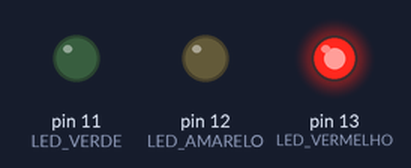
Bench run of a sketch on a simulated Arduino Uno, built with avr-gcc and run on an emulated ATmega328P. On the bench: output pins drawn as LEDs (lit = HIGH).

Above: at 0.5 s.
At 1.5 s:
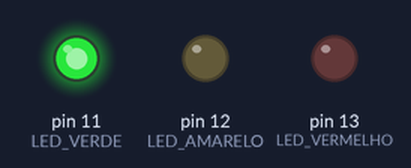
At 2.5 s:
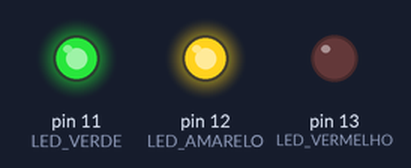
Timing chart, 0 to 3.5 s (numbered marks = the images above):
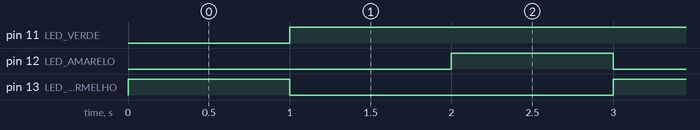

The sketch:

arduino6.ino
```cpp
int tempo = 0;

void setup()
{
    // Porta 13 (LED_BUILTIN) em modo de saída (escrita)
    pinMode(13, OUTPUT); // LED VERMELHO
    // Porta 12 em modo de saída (escrita)
    pinMode(12, OUTPUT); // LED AMARELO
    // Porta 11 em modo de saída (escrita)
    pinMode(11, OUTPUT); // LED VERDE
    tempo = 1000;
}

void loop()
{
    digitalWrite(13, HIGH); // Liga o LED VERMELHO
    delay(tempo);           // Aguarda 1000 milésimos de segundo
    digitalWrite(13, LOW);  // Apaga o LED VERMELHO
    digitalWrite(11, HIGH); // Liga o LED VERDE
    delay(tempo);           // Aguarda 1000 milésimos de segundo
    digitalWrite(11, HIGH); // Apaga o LED VERDE
    digitalWrite(12, HIGH); // Liga o LED AMARELO
    delay(tempo);           // Aguarda 1000 milésimos de segundo
    digitalWrite(12, LOW);  // Desliga o LED AMARELO
}
```

Measured:
- by itself, pin 11 (LED_VERDE): LOW → HIGH at 1.0 s
- by itself, pin 12 (LED_AMARELO), pin 13 (LED_VERMELHO): alternates HIGH for 1.0 s and LOW for 2.0 s
- by itself, everything shown: repeats every 3.0 s, in 4 steps
